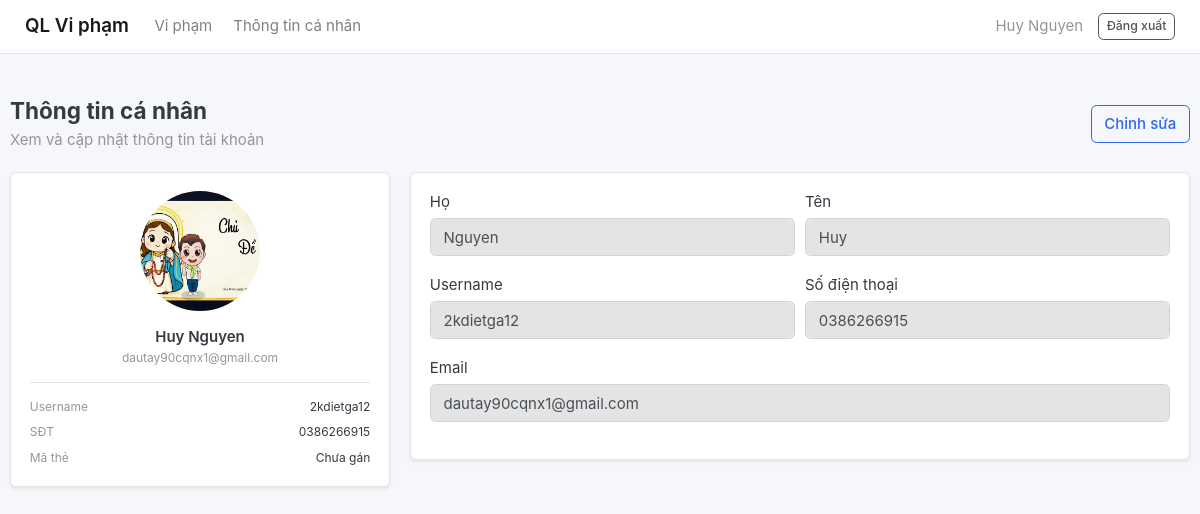
Page /accounts/profile/ (signed in) on the earlier database version.
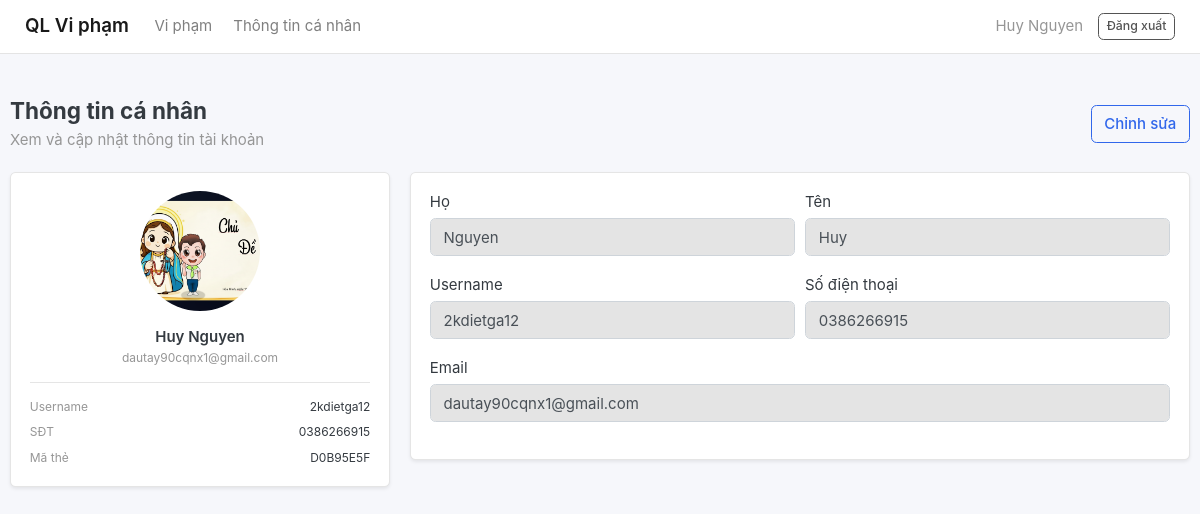
Same page on the later database version.
### accounts/models.py (models this page shows, shortened)
class Account(AbstractBaseUser):
    first_name = models.CharField(max_length=50)
    last_name = models.CharField(max_length=50)
    username = models.CharField(max_length=50, unique=True)
    email = models.EmailField(max_length=100, unique=True)
    phone_number = models.CharField(max_length=15, blank=True)
    card_uid = models.CharField(max_length=50, unique=True, null=True, blank=True)
    date_joined = models.DateTimeField(auto_now_add=True)
    last_login = models.DateTimeField(auto_now=True)
    is_admin = models.BooleanField(default=False)
    is_staff = models.BooleanField(default=False)
    is_active = models.BooleanField(default=True)
    is_superadmin = models.BooleanField(default=False)
    USERNAME_FIELD = 'email'
    REQUIRED_FIELDS = ['username', 'first_name', 'last_name']
    objects = MyAccountManager()
    def get_full_name(self):
        return f"{self.first_name} {self.last_name}"
    @property
    def get_avatar(self):
        avatar = self.images.filter(is_avatar=True).first()
        if not avatar:
            avatar = self.images.first()
        return avatar.image.url if avatar else None

class UserImage(models.Model):
    user = models.ForeignKey(Account, on_delete=models.CASCADE, related_name='images')
    image = models.ImageField(upload_to='user_photos/')
    is_avatar = models.BooleanField(default=False)
    created_at = models.DateTimeField(auto_now_add=True)

### accounts/views.py (the view)
# urls.py: path('profile/', views.profile_view, name='profile'),
@login_required
def profile_view(request):
    user = request.user
    edit = request.GET.get("edit") == "1"
    if request.method == "POST":
        form = ProfileForm(request.POST, instance=user)
        if form.is_valid():
            form.save()
            messages.success(request, "Cập nhật thông tin thành công.")
            return redirect("profile")
        messages.error(request, "Vui lòng kiểm tra lại thông tin.")
        edit = True  # nếu lỗi thì giữ chế độ edit
    else:
        form = ProfileForm(instance=user)
    return render(request, "profile.html", {"form": form, "edit": edit})

### accounts/forms.py
class ProfileForm(forms.ModelForm):
    class Meta:
        model = Account
        fields = ["first_name", "last_name", "username", "email", "phone_number"]
        widgets = {
            "first_name": forms.TextInput(attrs={"class": "form-control"}),
            "last_name": forms.TextInput(attrs={"class": "form-control"}),
            "username": forms.TextInput(attrs={"class": "form-control"}),
            "email": forms.EmailInput(attrs={"class": "form-control"}),
            "phone_number": forms.TextInput(attrs={"class": "form-control"}),
        }

### categories/context_processors.py (called while the page is built)
def menu_links(request):
    links = Category.objects.all()
    return dict(links=links)

### templates/profile.html (shortened to what this page needs)
{% extends "base.html" %}
{% load static %}
{% block content %}
<div class="page-header d-flex justify-content-between align-items-center">
  <div>
    <h4 class="mb-1">Thông tin cá nhân</h4>
    <div class="text-muted">Xem và cập nhật thông tin tài khoản</div>
  </div>
  <div>
    {% if not edit %}
    <a class="btn btn-outline-primary" href="{% url 'profile' %}?edit=1"
      >Chỉnh sửa</a
    >
    {% endif %}
  </div>
</div>
<div class="row">
  <div class="col-md-4 mb-3">
    <div class="card shadow-sm">
      <div class="card-body text-center">
        {% if request.user.get_avatar %}
        <img
          src="{{ request.user.get_avatar }}"
          class="rounded-circle mb-3"
          style="width: 120px; height: 120px; object-fit: cover"
          alt="Avatar"
        />
        {% endif %}
        <div class="font-weight-bold">
          {{ request.user.get_full_name|default:request.user.username }}
        </div>
        <div class="text-muted small">{{ request.user.email }}</div>
        <hr />
        <div class="text-left small">
          <div class="d-flex justify-content-between">
            <span class="text-muted">Username</span>
            <span>{{ request.user.username }}</span>
          </div>
          <div class="d-flex justify-content-between mt-2">
            <span class="text-muted">SĐT</span>
            <span>{{ request.user.phone_number|default:"-" }}</span>
          </div>
          <div class="d-flex justify-content-between mt-2">
            <span class="text-muted">Mã thẻ</span>
            <span>{{ request.user.card_uid|default:"Chưa gán" }}</span>
          </div>
        </div>
      </div>
    </div>
  </div>
  <div class="col-md-8">
    <div class="card shadow-sm">
      <div class="card-body">
        <form method="POST" novalidate>
          <div class="form-row">
            <div class="form-group col-md-6">
              <label>Họ</label>
              {{ form.last_name }}
            </div>
            <div class="form-group col-md-6">
              <label>Tên</label>
              {{ form.first_name }}
            </div>
          </div>
          <div class="form-row">
            <div class="form-group col-md-6">
              <label>Username</label>
              {{ form.username }}
            </div>
            <div class="form-group col-md-6">
              <label>Số điện thoại</label>
              {{ form.phone_number }}
            </div>
          </div>
          <div class="form-group">
            <label>Email</label>
            {{ form.email }}
          </div>
        </form>
      </div>
    </div>
  </div>
</div>
 {% endblock %}

### templates/base.html (shortened to what this page needs)
{% load static %}
<!doctype html>
<html lang="vi">
  <head>
    <link rel="stylesheet" href="{% static 'css/bootstrap.css' %}" />
    <link rel="stylesheet" href="{% static 'css/ui.css' %}" />
    <link rel="stylesheet" href="{% static 'css/responsive.css' %}" />
  </head>
  <body>
    <nav class="navbar navbar-expand-lg navbar-light bg-white border-bottom">
      <div class="container">
        <a
          class="navbar-brand font-weight-bold"
          href="{% url 'violation_list' %}"
          >QL Vi phạm</a
        >
        <ul class="navbar-nav mr-auto">
          <li
            class="nav-item {% if request.resolver_match.url_name == 'violation_list' %}active{% endif %}"
          >
            <a class="nav-link" href="{% url 'violation_list' %}">Vi phạm</a>
          </li>
          <li class="nav-item">
            <a class="nav-link" href="{% url 'profile' %}">Thông tin cá nhân</a>
          </li>
        </ul>
        <div class="d-flex align-items-center">
          {% if request.user.is_authenticated %}
          <span class="text-muted mr-3">
            {{ request.user.get_full_name|default:request.user.email }}
          </span>
          <a class="btn btn-outline-secondary btn-sm" href="{% url 'logout' %}">
            Đăng xuất
          </a>
          {% else %}
          <a class="btn btn-primary btn-sm" href="{% url 'login' %}">
            Đăng nhập
          </a>
          {% endif %}
        </div>
      </div>
    </nav>
    <main class="container py-4">
       {% block content %}{% endblock %}
    </main>
  </body>
</html>

Differences in the rows shown:
changed Account "Huy Nguyen": user.card_uid "Chưa gán" → "D0B95E5F"
